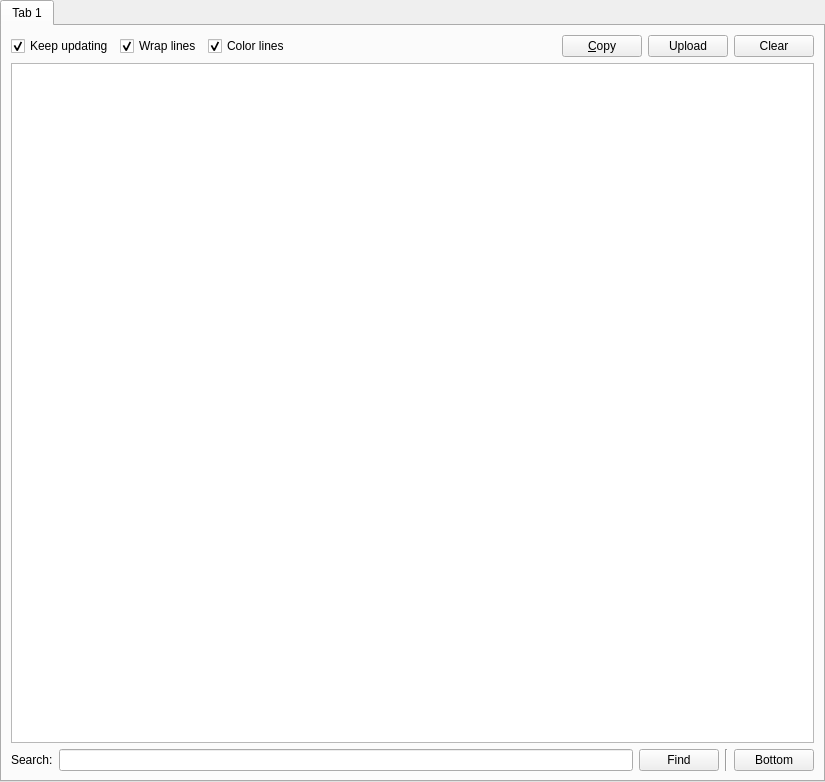
<?xml version="1.0" encoding="UTF-8"?>
<ui version="4.0">
 <class>LauncherLogPage</class>
 <widget class="QWidget" name="LauncherLogPage">
  <property name="geometry">
   <rect>
    <x>0</x>
    <y>0</y>
    <width>825</width>
    <height>782</height>
   </rect>
  </property>
  <layout class="QVBoxLayout" name="verticalLayout">
   <property name="leftMargin">
    <number>0</number>
   </property>
   <property name="topMargin">
    <number>0</number>
   </property>
   <property name="rightMargin">
    <number>0</number>
   </property>
   <property name="bottomMargin">
    <number>0</number>
   </property>
   <item>
    <widget class="QTabWidget" name="tabWidget">
     <property name="currentIndex">
      <number>0</number>
     </property>
     <widget class="QWidget" name="tab">
      <attribute name="title">
       <string notr="true">Tab 1</string>
      </attribute>
      <layout class="QGridLayout" name="gridLayout">
       <item row="1" column="0" colspan="5">
        <widget class="LogView" name="text">
         <property name="undoRedoEnabled">
          <bool>false</bool>
         </property>
         <property name="readOnly">
          <bool>true</bool>
         </property>
         <property name="plainText">
          <string notr="true"/>
         </property>
         <property name="textInteractionFlags">
          <set>Qt::LinksAccessibleByKeyboard|Qt::LinksAccessibleByMouse|Qt::TextBrowserInteraction|Qt::TextSelectableByKeyboard|Qt::TextSelectableByMouse</set>
         </property>
         <property name="centerOnScroll">
          <bool>false</bool>
         </property>
        </widget>
       </item>
       <item row="0" column="0" colspan="5">
        <layout class="QHBoxLayout" name="horizontalLayout">
         <item>
          <widget class="QCheckBox" name="trackLogCheckbox">
           <property name="text">
            <string>Keep updating</string>
           </property>
           <property name="checked">
            <bool>true</bool>
           </property>
          </widget>
         </item>
         <item>
          <widget class="QCheckBox" name="wrapCheckbox">
           <property name="text">
            <string>Wrap lines</string>
           </property>
           <property name="checked">
            <bool>true</bool>
           </property>
          </widget>
         </item>
         <item>
          <widget class="QCheckBox" name="colorCheckbox">
           <property name="text">
            <string>Color lines</string>
           </property>
           <property name="checked">
            <bool>true</bool>
           </property>
          </widget>
         </item>
         <item>
          <spacer name="horizontalSpacer">
           <property name="orientation">
            <enum>Qt::Horizontal</enum>
           </property>
           <property name="sizeHint" stdset="0">
            <size>
             <width>40</width>
             <height>20</height>
            </size>
           </property>
          </spacer>
         </item>
         <item>
          <widget class="QPushButton" name="btnCopy">
           <property name="toolTip">
            <string>Copy the whole log into the clipboard</string>
           </property>
           <property name="text">
            <string>&amp;Copy</string>
           </property>
          </widget>
         </item>
         <item>
          <widget class="QPushButton" name="btnPaste">
           <property name="toolTip">
            <string>Upload the log to the paste service configured in preferences</string>
           </property>
           <property name="text">
            <string>Upload</string>
           </property>
          </widget>
         </item>
         <item>
          <widget class="QPushButton" name="btnClear">
           <property name="toolTip">
            <string>Clear the log</string>
           </property>
           <property name="text">
            <string>Clear</string>
           </property>
          </widget>
         </item>
        </layout>
       </item>
       <item row="2" column="0">
        <widget class="QLabel" name="label">
         <property name="text">
          <string>Search:</string>
         </property>
        </widget>
       </item>
       <item row="2" column="2">
        <widget class="QPushButton" name="findButton">
         <property name="text">
          <string>Find</string>
         </property>
        </widget>
       </item>
       <item row="2" column="1">
        <widget class="QLineEdit" name="searchBar"/>
       </item>
       <item row="2" column="4">
        <widget class="QPushButton" name="btnBottom">
         <property name="toolTip">
          <string>Scroll all the way to bottom</string>
         </property>
         <property name="text">
          <string>Bottom</string>
         </property>
        </widget>
       </item>
       <item row="2" column="3">
        <widget class="Line" name="line">
         <property name="orientation">
          <enum>Qt::Vertical</enum>
         </property>
        </widget>
       </item>
      </layout>
     </widget>
    </widget>
   </item>
  </layout>
 </widget>
 <customwidgets>
  <customwidget>
   <class>LogView</class>
   <extends>QPlainTextEdit</extends>
   <header>ui/widgets/LogView.h</header>
  </customwidget>
 </customwidgets>
 <tabstops>
  <tabstop>tabWidget</tabstop>
  <tabstop>trackLogCheckbox</tabstop>
  <tabstop>wrapCheckbox</tabstop>
  <tabstop>colorCheckbox</tabstop>
  <tabstop>btnCopy</tabstop>
  <tabstop>btnPaste</tabstop>
  <tabstop>btnClear</tabstop>
  <tabstop>text</tabstop>
  <tabstop>searchBar</tabstop>
  <tabstop>findButton</tabstop>
 </tabstops>
 <resources/>
 <connections/>
</ui>
